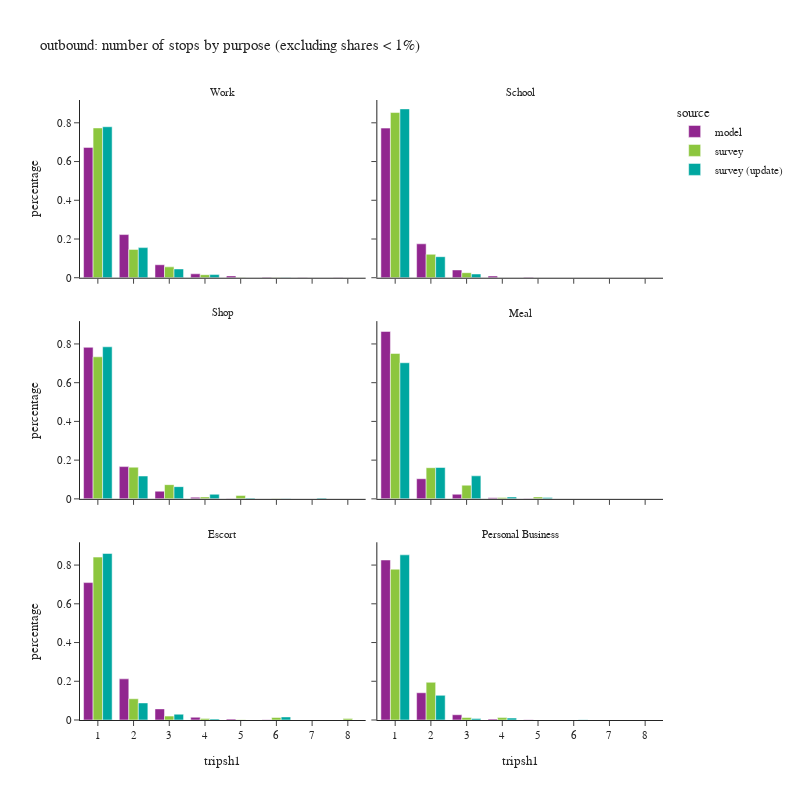

Notebook source saved alongside this figure:
### Code cell
df_plot = df_tour.groupby(['tripsh1','pdpurp_label','source'])['toexpfac'].sum().reset_index()
df_plot['percentage'] = df_plot.groupby(['pdpurp_label','source'], group_keys=False)['toexpfac']. \
    apply(lambda x: x / float(x.sum()))
df_plot2 = df_plot.loc[(df_plot['percentage'] > 0.001) & (df_plot['tripsh1'] <= 10)]

fig = px.bar(df_plot2.sort_values(['source','pdpurp_label']),
             x="tripsh1", y="percentage", color="source",barmode="group",
             facet_col='pdpurp_label', facet_col_wrap=2, 
             hover_data=['toexpfac'],
             title="outbound: number of stops by purpose (excluding shares < 1%)")
fig.update_layout(height=800, width=800)
fig.for_each_annotation(lambda a: a.update(text = a.text.split("=")[-1]))
fig.for_each_xaxis(lambda a: a.update(dict(dtick = 1, categoryorder='category ascending')))
fig.show()

### Figure 1 — Plotly figure (JSON) as saved in the notebook; plotly's stock layout.template omitted (floating-point values rounded to 4 significant figures)
{"data": [{"alignmentgroup": "True", "customdata": [[1017000.0], [336900.0], [101300.0], [30710.0], [14470.0], [4534.0], [2676.0], [1554.0]], "hovertemplate": "source=model<br>pdpurp_label=Work<br>tripsh1=%{x}<br>percentage=%{y}<br>toexpfac=%{customdata[0]}<extra></extra>", "legendgroup": "model", "marker": {"color": "#91268F", "pattern": {"shape": ""}}, "name": "model", "offsetgroup": "model", "orientation": "v", "showlegend": true, "textposition": "auto", "type": "bar", "x": [1, 2, 3, 4, 5, 6, 7, 8], "xaxis": "x5", "y": [0.6728, 0.2229, 0.06704, 0.02032, 0.009571, 0.002999, 0.00177, 0.001028], "yaxis": "y5"}, {"alignmentgroup": "True", "customdata": [[396300.0], [89820.0], [20630.0], [4564.0], [1262.0]], "hovertemplate": "source=model<br>pdpurp_label=School<br>tripsh1=%{x}<br>percentage=%{y}<br>toexpfac=%{customdata[0]}<extra></extra>", "legendgroup": "model", "marker": {"color": "#91268F", "pattern": {"shape": ""}}, "name": "model", "offsetgroup": "model", "orientation": "v", "showlegend": false, "textposition": "auto", "type": "bar", "x": [1, 2, 3, 4, 5], "xaxis": "x6", "y": [0.7726, 0.1751, 0.04022, 0.008897, 0.00246], "yaxis": "y6"}, {"alignmentgroup": "True", "customdata": [[476200.0], [101400.0], [24100.0], [5124.0], [1282.0]], "hovertemplate": "source=model<br>pdpurp_label=Shop<br>tripsh1=%{x}<br>percentage=%{y}<br>toexpfac=%{customdata[0]}<extra></extra>", "legendgroup": "model", "marker": {"color": "#91268F", "pattern": {"shape": ""}}, "name": "model", "offsetgroup": "model", "orientation": "v", "showlegend": false, "textposition": "auto", "type": "bar", "x": [1, 2, 3, 4, 5], "xaxis": "x3", "y": [0.7827, 0.1666, 0.0396, 0.008422, 0.002107], "yaxis": "y3"}, {"alignmentgroup": "True", "customdata": [[608400.0], [73110.0], [16780.0], [3938.0], [1087.0]], "hovertemplate": "source=model<br>pdpurp_label=Meal<br>tripsh1=%{x}<br>percentage=%{y}<br>toexpfac=%{customdata[0]}<extra></extra>", "legendgroup": "model", "marker": {"color": "#91268F", "pattern": {"shape": ""}}, "name": "model", "offsetgroup": "model", "orientation": "v", "showlegend": false, "textposition": "auto", "type": "bar", "x": [1, 2, 3, 4, 5], "xaxis": "x4", "y": [0.8646, 0.1039, 0.02385, 0.005596, 0.001545], "yaxis": "y4"}, {"alignmentgroup": "True", "customdata": [[498400.0], [149200.0], [40370.0], [10040.0], [3255.0], [736.0]], "hovertemplate": "source=model<br>pdpurp_label=Escort<br>tripsh1=%{x}<br>percentage=%{y}<br>toexpfac=%{customdata[0]}<extra></extra>", "legendgroup": "model", "marker": {"color": "#91268F", "pattern": {"shape": ""}}, "name": "model", "offsetgroup": "model", "orientation": "v", "showlegend": false, "textposition": "auto", "type": "bar", "x": [1, 2, 3, 4, 5, 6], "xaxis": "x", "y": [0.7095, 0.2124, 0.05746, 0.01428, 0.004633, 0.001048], "yaxis": "y"}, {"alignmentgroup": "True", "customdata": [[274500.0], [46730.0], [9037.0], [1536.0], [341.0]], "hovertemplate": "source=model<br>pdpurp_label=Personal Business<br>tripsh1=%{x}<br>percentage=%{y}<br>toexpfac=%{customdata[0]}<extra></extra>", "legendgroup": "model", "marker": {"color": "#91268F", "pattern": {"shape": ""}}, "name": "model", "offsetgroup": "model", "orientation": "v", "showlegend": false, "textposition": "auto", "type": "bar", "x": [1, 2, 3, 4, 5], "xaxis": "x2", "y": [0.8262, 0.1407, 0.0272, 0.004624, 0.001026], "yaxis": "y2"}, {"alignmentgroup": "True", "customdata": [[1034000.0], [195500.0], [74950.0], [21040.0], [1950.0], [2079.0]], "hovertemplate": "source=survey<br>pdpurp_label=Work<br>tripsh1=%{x}<br>percentage=%{y}<br>toexpfac=%{customdata[0]}<extra></extra>", "legendgroup": "survey", "marker": {"color": "#8CC63E", "pattern": {"shape": ""}}, "name": "survey", "offsetgroup": "survey", "orientation": "v", "showlegend": true, "textposition": "auto", "type": "bar", "x": [1, 2, 3, 4, 5, 6], "xaxis": "x5", "y": [0.7734, 0.1463, 0.05608, 0.01574, 0.001459, 0.001556], "yaxis": "y5"}, {"alignmentgroup": "True", "customdata": [[443500.0], [62920.0], [13500.0]], "hovertemplate": "source=survey<br>pdpurp_label=School<br>tripsh1=%{x}<br>percentage=%{y}<br>toexpfac=%{customdata[0]}<extra></extra>", "legendgroup": "survey", "marker": {"color": "#8CC63E", "pattern": {"shape": ""}}, "name": "survey", "offsetgroup": "survey", "orientation": "v", "showlegend": false, "textposition": "auto", "type": "bar", "x": [1, 2, 3], "xaxis": "x6", "y": [0.853, 0.121, 0.02596], "yaxis": "y6"}, {"alignmentgroup": "True", "customdata": [[441100.0], [98380.0], [44170.0], [6059.0], [10650.0], [935.1]], "hovertemplate": "source=survey<br>pdpurp_label=Shop<br>tripsh1=%{x}<br>percentage=%{y}<br>toexpfac=%{customdata[0]}<extra></extra>", "legendgroup": "survey", "marker": {"color": "#8CC63E", "pattern": {"shape": ""}}, "name": "survey", "offsetgroup": "survey", "orientation": "v", "showlegend": false, "textposition": "auto", "type": "bar", "x": [1, 2, 3, 4, 5, 6], "xaxis": "x3", "y": [0.7335, 0.1636, 0.07345, 0.01008, 0.01771, 0.001555], "yaxis": "y3"}, {"alignmentgroup": "True", "customdata": [[299000.0], [64060.0], [28150.0], [2793.0], [4038.0]], "hovertemplate": "source=survey<br>pdpurp_label=Meal<br>tripsh1=%{x}<br>percentage=%{y}<br>toexpfac=%{customdata[0]}<extra></extra>", "legendgroup": "survey", "marker": {"color": "#8CC63E", "pattern": {"shape": ""}}, "name": "survey", "offsetgroup": "survey", "orientation": "v", "showlegend": false, "textposition": "auto", "type": "bar", "x": [1, 2, 3, 4, 5], "xaxis": "x4", "y": [0.7509, 0.1609, 0.07069, 0.007015, 0.01014], "yaxis": "y4"}, {"alignmentgroup": "True", "customdata": [[555500.0], [72400.0], [13250.0], [4889.0], [903.3], [8657.0], [4796.0]], "hovertemplate": "source=survey<br>pdpurp_label=Escort<br>tripsh1=%{x}<br>percentage=%{y}<br>toexpfac=%{customdata[0]}<extra></extra>", "legendgroup": "survey", "marker": {"color": "#8CC63E", "pattern": {"shape": ""}}, "name": "survey", "offsetgroup": "survey", "orientation": "v", "showlegend": false, "textposition": "auto", "type": "bar", "x": [1, 2, 3, 4, 5, 6, 8], "xaxis": "x", "y": [0.8412, 0.1096, 0.02006, 0.007402, 0.001368, 0.01311, 0.007262], "yaxis": "y"}, {"alignmentgroup": "True", "customdata": [[238700.0], [59700.0], [3912.0], [3812.0]], "hovertemplate": "source=survey<br>pdpurp_label=Personal Business<br>tripsh1=%{x}<br>percentage=%{y}<br>toexpfac=%{customdata[0]}<extra></extra>", "legendgroup": "survey", "marker": {"color": "#8CC63E", "pattern": {"shape": ""}}, "name": "survey", "offsetgroup": "survey", "orientation": "v", "showlegend": false, "textposition": "auto", "type": "bar", "x": [1, 2, 3, 4], "xaxis": "x2", "y": [0.7787, 0.1947, 0.01276, 0.01243], "yaxis": "y2"}, {"alignmentgroup": "True", "customdata": [[1083000.0], [216100.0], [63080.0], [22590.0], [1556.0]], "hovertemplate": "source=survey (update)<br>pdpurp_label=Work<br>tripsh1=%{x}<br>percentage=%{y}<br>toexpfac=%{customdata[0]}<extra></extra>", "legendgroup": "survey (update)", "marker": {"color": "#00A7A0", "pattern": {"shape": ""}}, "name": "survey (update)", "offsetgroup": "survey (update)", "orientation": "v", "showlegend": true, "textposition": "auto", "type": "bar", "x": [1, 2, 3, 4, 6], "xaxis": "x5", "y": [0.7796, 0.1555, 0.0454, 0.01626, 0.00112], "yaxis": "y5"}, {"alignmentgroup": "True", "customdata": [[426500.0], [53160.0], [9506.0]], "hovertemplate": "source=survey (update)<br>pdpurp_label=School<br>tripsh1=%{x}<br>percentage=%{y}<br>toexpfac=%{customdata[0]}<extra></extra>", "legendgroup": "survey (update)", "marker": {"color": "#00A7A0", "pattern": {"shape": ""}}, "name": "survey (update)", "offsetgroup": "survey (update)", "orientation": "v", "showlegend": false, "textposition": "auto", "type": "bar", "x": [1, 2, 3], "xaxis": "x6", "y": [0.8719, 0.1087, 0.01943], "yaxis": "y6"}, {"alignmentgroup": "True", "customdata": [[512600.0], [77000.0], [41160.0], [15470.0], [2581.0], [1044.0], [2947.0]], "hovertemplate": "source=survey (update)<br>pdpurp_label=Shop<br>tripsh1=%{x}<br>percentage=%{y}<br>toexpfac=%{customdata[0]}<extra></extra>", "legendgroup": "survey (update)", "marker": {"color": "#00A7A0", "pattern": {"shape": ""}}, "name": "survey (update)", "offsetgroup": "survey (update)", "orientation": "v", "showlegend": false, "textposition": "auto", "type": "bar", "x": [1, 2, 3, 4, 5, 6, 7], "xaxis": "x3", "y": [0.7852, 0.118, 0.06304, 0.0237, 0.003954, 0.001599, 0.004514], "yaxis": "y3"}, {"alignmentgroup": "True", "customdata": [[246700.0], [56860.0], [41740.0], [3409.0], [2273.0]], "hovertemplate": "source=survey (update)<br>pdpurp_label=Meal<br>tripsh1=%{x}<br>percentage=%{y}<br>toexpfac=%{customdata[0]}<extra></extra>", "legendgroup": "survey (update)", "marker": {"color": "#00A7A0", "pattern": {"shape": ""}}, "name": "survey (update)", "offsetgroup": "survey (update)", "orientation": "v", "showlegend": false, "textposition": "auto", "type": "bar", "x": [1, 2, 3, 4, 5], "xaxis": "x4", "y": [0.7028, 0.1619, 0.1189, 0.00971, 0.006475], "yaxis": "y4"}, {"alignmentgroup": "True", "customdata": [[468500.0], [48000.0], [16270.0], [2909.0], [8617.0]], "hovertemplate": "source=survey (update)<br>pdpurp_label=Escort<br>tripsh1=%{x}<br>percentage=%{y}<br>toexpfac=%{customdata[0]}<extra></extra>", "legendgroup": "survey (update)", "marker": {"color": "#00A7A0", "pattern": {"shape": ""}}, "name": "survey (update)", "offsetgroup": "survey (update)", "orientation": "v", "showlegend": false, "textposition": "auto", "type": "bar", "x": [1, 2, 3, 4, 6], "xaxis": "x", "y": [0.8598, 0.08809, 0.02986, 0.005338, 0.01581], "yaxis": "y"}, {"alignmentgroup": "True", "customdata": [[295100.0], [44050.0], [2597.0], [3446.0], [666.6]], "hovertemplate": "source=survey (update)<br>pdpurp_label=Personal Business<br>tripsh1=%{x}<br>percentage=%{y}<br>toexpfac=%{customdata[0]}<extra></extra>", "legendgroup": "survey (update)", "marker": {"color": "#00A7A0", "pattern": {"shape": ""}}, "name": "survey (update)", "offsetgroup": "survey (update)", "orientation": "v", "showlegend": false, "textposition": "auto", "type": "bar", "x": [1, 2, 3, 4, 6], "xaxis": "x2", "y": [0.8527, 0.1273, 0.007505, 0.009956, 0.001926], "yaxis": "y2"}], "layout": {"annotations": [{"font": {}, "showarrow": false, "text": "Escort", "x": 0.245, "xanchor": "center", "xref": "paper", "y": 0.2867, "yanchor": "bottom", "yref": "paper"}, {"font": {}, "showarrow": false, "text": "Personal Business", "x": 0.755, "xanchor": "center", "xref": "paper", "y": 0.2867, "yanchor": "bottom", "yref": "paper"}, {"font": {}, "showarrow": false, "text": "Shop", "x": 0.245, "xanchor": "center", "xref": "paper", "y": 0.6433, "yanchor": "bottom", "yref": "paper"}, {"font": {}, "showarrow": false, "text": "Meal", "x": 0.755, "xanchor": "center", "xref": "paper", "y": 0.6433, "yanchor": "bottom", "yref": "paper"}, {"font": {}, "showarrow": false, "text": "Work", "x": 0.245, "xanchor": "center", "xref": "paper", "y": 1.0, "yanchor": "bottom", "yref": "paper"}, {"font": {}, "showarrow": false, "text": "School", "x": 0.755, "xanchor": "center", "xref": "paper", "y": 1.0, "yanchor": "bottom", "yref": "paper"}], "barmode": "group", "height": 800, "legend": {"title": {"text": "source"}, "tracegroupgap": 0}, "title": {"text": "outbound: number of stops by purpose (excluding shares < 1%)"}, "width": 800, "xaxis": {"anchor": "y", "categoryorder": "category ascending", "domain": [0.0, 0.49], "dtick": 1, "title": {"text": "tripsh1"}}, "xaxis2": {"anchor": "y2", "categoryorder": "category ascending", "domain": [0.51, 1.0], "dtick": 1, "matches": "x", "title": {"text": "tripsh1"}}, "xaxis3": {"anchor": "y3", "categoryorder": "category ascending", "domain": [0.0, 0.49], "dtick": 1, "matches": "x", "showticklabels": false}, "xaxis4": {"anchor": "y4", "categoryorder": "category ascending", "domain": [0.51, 1.0], "dtick": 1, "matches": "x", "showticklabels": false}, "xaxis5": {"anchor": "y5", "categoryorder": "category ascending", "domain": [0.0, 0.49], "dtick": 1, "matches": "x", "showticklabels": false}, "xaxis6": {"anchor": "y6", "categoryorder": "category ascending", "domain": [0.51, 1.0], "dtick": 1, "matches": "x", "showticklabels": false}, "yaxis": {"anchor": "x", "domain": [0.0, 0.2867], "title": {"text": "percentage"}}, "yaxis2": {"anchor": "x2", "domain": [0.0, 0.2867], "matches": "y", "showticklabels": false}, "yaxis3": {"anchor": "x3", "domain": [0.3567, 0.6433], "matches": "y", "title": {"text": "percentage"}}, "yaxis4": {"anchor": "x4", "domain": [0.3567, 0.6433], "matches": "y", "showticklabels": false}, "yaxis5": {"anchor": "x5", "domain": [0.7133, 1.0], "matches": "y", "title": {"text": "percentage"}}, "yaxis6": {"anchor": "x6", "domain": [0.7133, 1.0], "matches": "y", "showticklabels": false}}}
